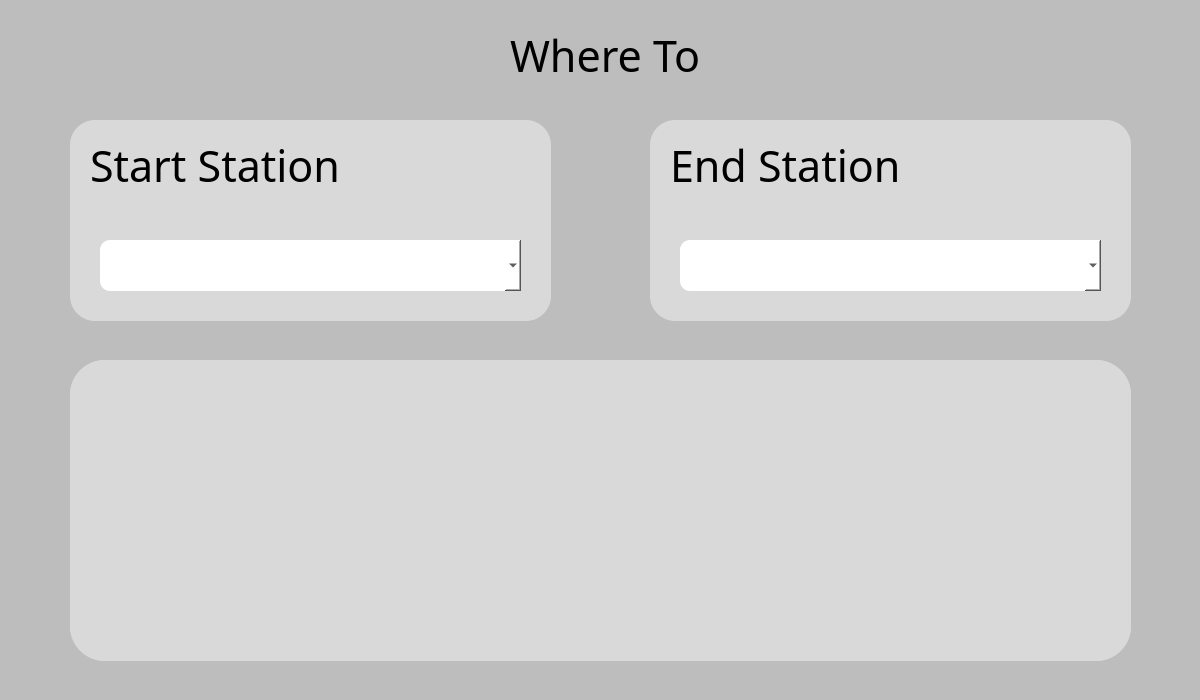
<?xml version="1.0" encoding="UTF-8"?>
<ui version="4.0">
 <class>SearchPage</class>
 <widget class="QDialog" name="SearchPage">
  <property name="geometry">
   <rect>
    <x>0</x>
    <y>0</y>
    <width>1200</width>
    <height>700</height>
   </rect>
  </property>
  <property name="windowTitle">
   <string>Dialog</string>
  </property>
  <property name="styleSheet">
   <string notr="true">background-color: #BDBDBD;</string>
  </property>
  <widget class="QGroupBox" name="groupBox">
   <property name="geometry">
    <rect>
     <x>70</x>
     <y>120</y>
     <width>481</width>
     <height>201</height>
    </rect>
   </property>
   <property name="styleSheet">
    <string notr="true">background-color: #D9D9D9;
border-radius: 25;</string>
   </property>
   <property name="title">
    <string/>
   </property>
   <widget class="QLabel" name="label">
    <property name="geometry">
     <rect>
      <x>20</x>
      <y>0</y>
      <width>281</width>
      <height>91</height>
     </rect>
    </property>
    <property name="font">
     <font>
      <family>BAXAUTRIAL</family>
      <pointsize>32</pointsize>
     </font>
    </property>
    <property name="text">
     <string>Start Station</string>
    </property>
   </widget>
   <widget class="QComboBox" name="start">
    <property name="geometry">
     <rect>
      <x>30</x>
      <y>120</y>
      <width>421</width>
      <height>51</height>
     </rect>
    </property>
    <property name="font">
     <font>
      <pointsize>24</pointsize>
     </font>
    </property>
    <property name="styleSheet">
     <string notr="true">background-color: white;
border-radius: 10;</string>
    </property>
   </widget>
  </widget>
  <widget class="QGroupBox" name="groupBox_2">
   <property name="geometry">
    <rect>
     <x>650</x>
     <y>120</y>
     <width>481</width>
     <height>201</height>
    </rect>
   </property>
   <property name="styleSheet">
    <string notr="true">background-color: #D9D9D9;
border-radius: 25;</string>
   </property>
   <property name="title">
    <string/>
   </property>
   <widget class="QLabel" name="label_3">
    <property name="geometry">
     <rect>
      <x>20</x>
      <y>0</y>
      <width>281</width>
      <height>91</height>
     </rect>
    </property>
    <property name="font">
     <font>
      <family>BAXAUTRIAL</family>
      <pointsize>32</pointsize>
     </font>
    </property>
    <property name="text">
     <string>End Station</string>
    </property>
   </widget>
   <widget class="QComboBox" name="end">
    <property name="geometry">
     <rect>
      <x>30</x>
      <y>120</y>
      <width>421</width>
      <height>51</height>
     </rect>
    </property>
    <property name="font">
     <font>
      <pointsize>24</pointsize>
     </font>
    </property>
    <property name="styleSheet">
     <string notr="true">background-color: white;
border-radius: 10;</string>
    </property>
   </widget>
  </widget>
  <widget class="QLabel" name="label_4">
   <property name="geometry">
    <rect>
     <x>510</x>
     <y>10</y>
     <width>201</width>
     <height>91</height>
    </rect>
   </property>
   <property name="font">
    <font>
     <family>BAXAUTRIAL</family>
     <pointsize>32</pointsize>
    </font>
   </property>
   <property name="text">
    <string>Where To</string>
   </property>
  </widget>
  <widget class="QPushButton" name="m1">
   <property name="geometry">
    <rect>
     <x>70</x>
     <y>30</y>
     <width>75</width>
     <height>71</height>
    </rect>
   </property>
   <property name="styleSheet">
    <string notr="true">background-color: #BDBDBD;
border-radius: 5;
border-image: url(:/images/img/left-arrow.png) 0 0 0 0 stretch stretch;
width: 50px;
height: 50px;</string>
   </property>
   <property name="text">
    <string/>
   </property>
  </widget>
  <widget class="QScrollArea" name="scrollArea">
   <property name="geometry">
    <rect>
     <x>70</x>
     <y>360</y>
     <width>1061</width>
     <height>301</height>
    </rect>
   </property>
   <property name="font">
    <font>
     <family>Baskerville Old Face</family>
     <pointsize>24</pointsize>
    </font>
   </property>
   <property name="styleSheet">
    <string notr="true">background-color: #D9D9D9;
border-radius: 35;</string>
   </property>
   <property name="widgetResizable">
    <bool>true</bool>
   </property>
   <widget class="QWidget" name="scrollAreaWidgetContents">
    <property name="geometry">
     <rect>
      <x>0</x>
      <y>0</y>
      <width>1061</width>
      <height>301</height>
     </rect>
    </property>
   </widget>
  </widget>
 </widget>
 <resources/>
 <connections/>
</ui>
